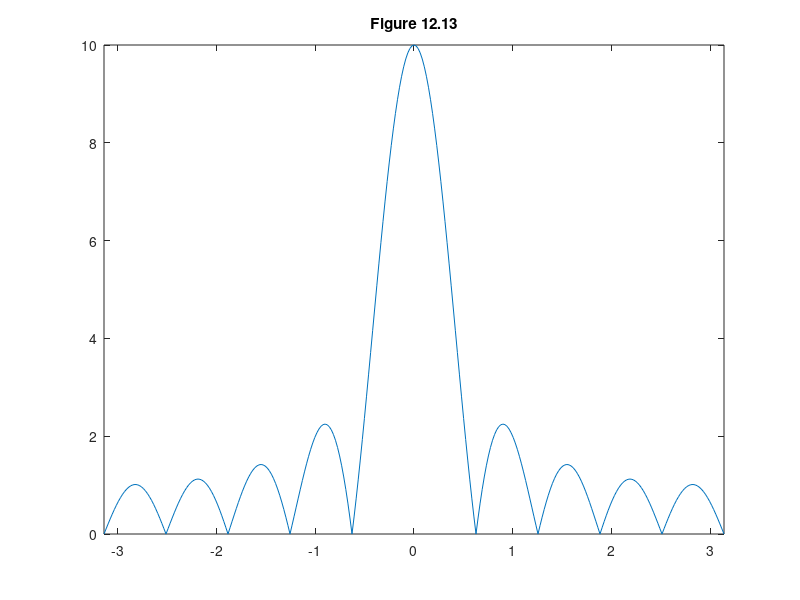

Recreate this plot in MATLAB. (Note: this script raises an error after producing the figure.)
% Figure 12.13
%
N = 10;
Omega = -pi:2*pi/300:pi;
Omega = Omega + (Omega==0)*eps;   % replaces Omega = 0 with eps
W = sin(Omega*(N)/2).*exp(-j*Omega*(N-1)/2)./sin(Omega/2);
plot(Omega,abs(W));
axis([-pi pi 0 10])
title('Figure 12.13')
xlabelg('W')
ylabel('|W|')